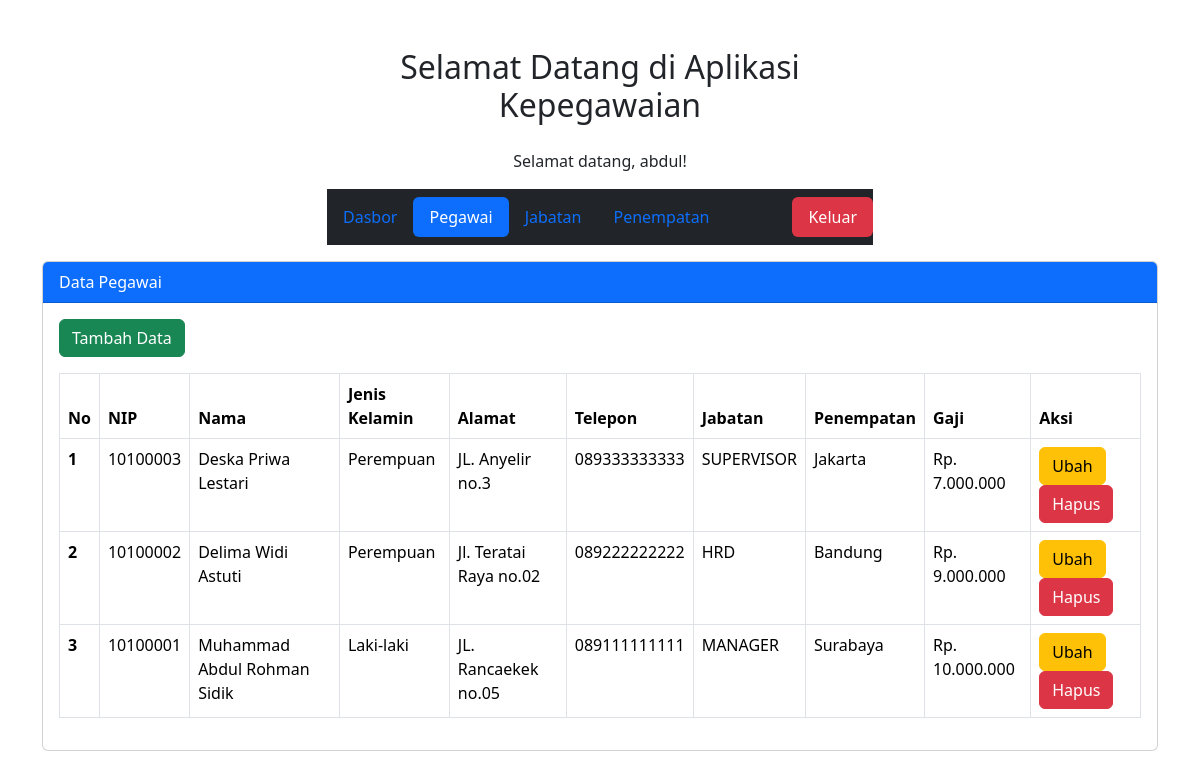
The page /pegawai.php (signed in) on the database its author committed.
### tables this page shows
CREATE TABLE `pegawai` (
  `id_pegawai` int(11) NOT NULL AUTO_INCREMENT,
  `nip` varchar(8) NOT NULL,
  `nama` varchar(35) NOT NULL,
  `jenis_kelamin` enum('Laki-laki','Perempuan') NOT NULL,
  `alamat` varchar(150) NOT NULL,
  `telepon` varchar(12) NOT NULL,
  `id_jabatan` int(11) NOT NULL,
  `id_penempatan` int(11) NOT NULL,
  PRIMARY KEY (`id_pegawai`),
  UNIQUE KEY `nip` (`nip`),
  KEY `id_jabatan` (`id_jabatan`),
  KEY `id_penempatan` (`id_penempatan`),
  CONSTRAINT `pegawai_ibfk_1` FOREIGN KEY (`id_jabatan`) REFERENCES `jabatan` (`id_jabatan`),
  CONSTRAINT `pegawai_ibfk_2` FOREIGN KEY (`id_penempatan`) REFERENCES `penempatan` (`id_penempatan`)
);

CREATE TABLE `jabatan` (
  `id_jabatan` int(11) NOT NULL AUTO_INCREMENT,
  `jabatan` varchar(35) NOT NULL,
  `gaji` int(11) NOT NULL,
  PRIMARY KEY (`id_jabatan`)
);

CREATE TABLE `penempatan` (
  `id_penempatan` int(11) NOT NULL AUTO_INCREMENT,
  `kota` varchar(20) NOT NULL,
  `alamat` varchar(150) NOT NULL,
  PRIMARY KEY (`id_penempatan`)
);

### pegawai.php (the view, shortened to what this page needs)
<?php
include 'koneksi.php';
if (isset($_SESSION['username'])) {
?>
    <!doctype html>
    <html lang="en">
    <head>
        <link href="https://cdn.jsdelivr.net/npm/bootstrap@5.3.2/dist/css/bootstrap.min.css" rel="stylesheet">
    </head>
    <body>
        <div class="container mt-5">
            <div class="row">
                <div class="col-md-6 offset-md-3">
                    <h2 class="text-center mb-4">Selamat Datang di Aplikasi Kepegawaian</h2>
                    <p class="text-center">Selamat datang, <?php echo $_SESSION['username']; ?>!</p>
                    <nav class="navbar navbar-dark bg-dark">
                        <ul class="nav nav-pills">
                            <li class="nav-item">
                                <a class="nav-link" aria-current="page" href="index.php">Dasbor</a>
                            </li>
                            <li class="nav-item">
                                <a class="nav-link active" href="pegawai.php">Pegawai</a>
                            </li>
                            <li class="nav-item">
                                <a class="nav-link" href="jabatan.php">Jabatan</a>
                            </li>
                            <li class="nav-item">
                                <a class="nav-link" href="penempatan.php">Penempatan</a>
                            </li>
                        </ul>
                        <ul class="nav nav-pills justify-content-end">
                            <li class="nav-item ms-auto">
                                <a class="nav-link bg-danger text-white" href="logout.php">Keluar</a>
                            </li>
                        </ul>
                    </nav>
                </div>
            </div>
        </div>
        <div class="container">
            <div class="card mt-3">
                <div class="card-header bg-primary text-white">
                    Data Pegawai
                </div>
                <div class="card-body">
                    <button type="button" class="btn btn-success mb-3" data-bs-toggle="modal" data-bs-target="#modalTambah">
                        Tambah Data
                    </button>
                    <table class="table table-bordered">
                        <thead>
                            <tr>
                                <th scope="col">No</th>
                                <th scope="col">NIP</th>
                                <th scope="col">Nama</th>
                                <th scope="col">Jenis Kelamin</th>
                                <th scope="col">Alamat</th>
                                <th scope="col">Telepon</th>
                                <th scope="col">Jabatan</th>
                                <th scope="col">Penempatan</th>
                                <th scope="col">Gaji</th>
                                <th scope="col">Aksi</th>
                            </tr>
                        </thead>
                        <?php
                        $no = 1;
                        $tampil = mysqli_query($koneksi, "SELECT pegawai.`id_pegawai`,pegawai.`nip`,pegawai.`nama`,pegawai.`jenis_kelamin`,pegawai.`alamat`,pegawai.`telepon`,jabatan.`jabatan`,penempatan.`kota`,jabatan.`gaji` FROM pegawai,jabatan,penempatan WHERE pegawai.`id_jabatan` = jabatan.`id_jabatan` AND pegawai.id_penempatan = penempatan.`id_penempatan` ORDER BY pegawai.`id_pegawai` DESC");
                        while ($data = mysqli_fetch_array($tampil)) :
                        ?>
                            <tbody>
                                <tr>
                                    <th scope="row"><?= $no++; ?></th>
                                    <td><?= $data['nip']; ?></td>
                                    <td><?= $data['nama']; ?></td>
                                    <td><?= $data['jenis_kelamin']; ?></td>
                                    <td><?= $data['alamat']; ?></td>
                                    <td><?= $data['telepon']; ?></td>
                                    <td><?= $data['jabatan']; ?></td>
                                    <td><?= $data['kota']; ?></td>
                                    <td>Rp. <?= number_format($data['gaji'], 0, ',', '.'); ?></td>
                                    <td>
                                        <a href="" class="btn btn-warning" data-bs-toggle="modal" data-bs-target="#modalUbah<?= $no ?>">Ubah</a>
                                        <a href="" class="btn btn-danger" data-bs-toggle="modal" data-bs-target="#modalHapus<?= $no ?>">Hapus</a>
                                    </td>
                                </tr>
                            </tbody>
                        <?php endwhile; ?>
                    </table>
                </div>
            </div>
        </div>
    </body>
    </html>
<?php } else {
    header("Location: login.php");
    exit();
} ?>

### rows shown on the page
pegawai: nip "10100003", nama "Deska Priwa Lestari", jenis_kelamin "Perempuan", alamat "JL. Anyelir no.3", telepon "089333333333", id_jabatan.jabatan "SUPERVISOR", id_penempatan.kota "Jakarta", id_jabatan.gaji "7.000.000"
pegawai: nip "10100002", nama "Delima Widi Astuti", jenis_kelamin "Perempuan", alamat "Jl. Teratai Raya no.02", telepon "089222222222", id_jabatan.jabatan "HRD", id_penempatan.kota "Bandung", id_jabatan.gaji "9.000.000"
pegawai: nip "10100001", nama "Muhammad Abdul Rohman Sidik", jenis_kelamin "Laki-laki", alamat "JL. Rancaekek no.05", telepon "089111111111", id_jabatan.jabatan "MANAGER", id_penempatan.kota "Surabaya", id_jabatan.gaji "10.000.000"

### other values the page prints
$_SESSION['username'] "abdul"
